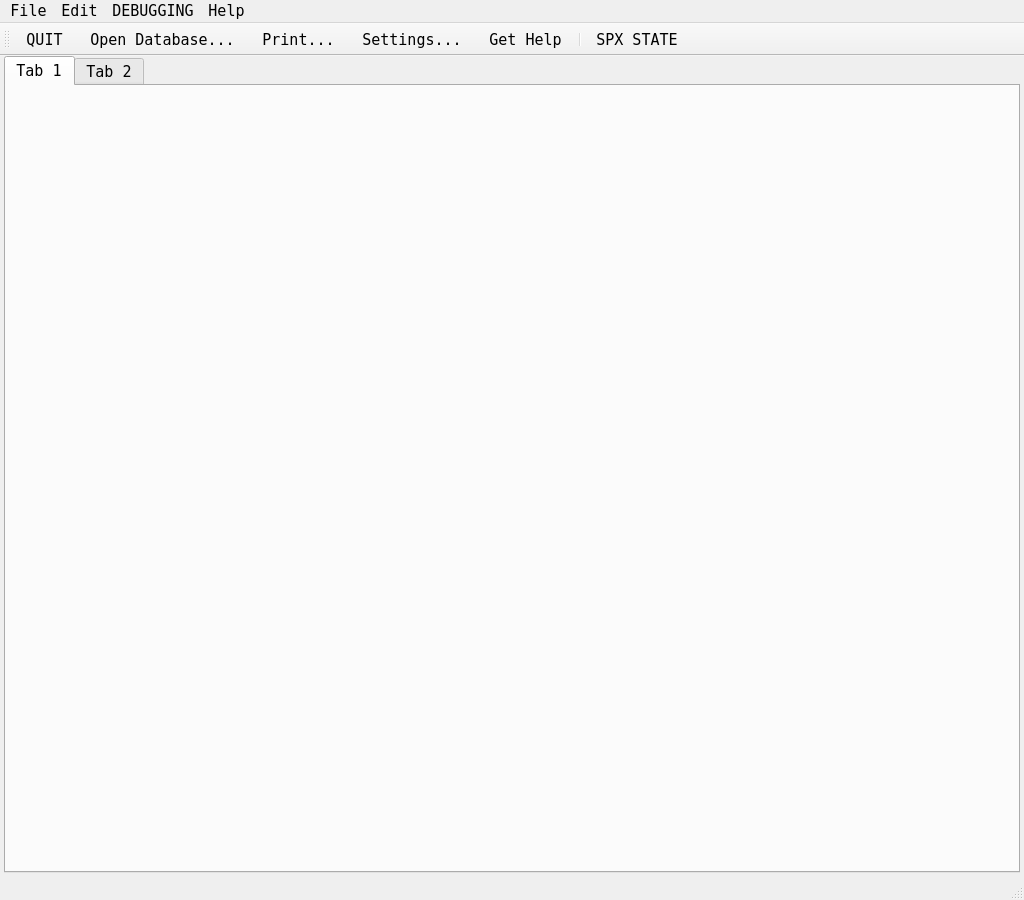
<?xml version="1.0" encoding="UTF-8"?>
<ui version="4.0">
 <class>SPX42ControlMainWin</class>
 <widget class="QMainWindow" name="SPX42ControlMainWin">
  <property name="geometry">
   <rect>
    <x>0</x>
    <y>0</y>
    <width>1024</width>
    <height>900</height>
   </rect>
  </property>
  <property name="minimumSize">
   <size>
    <width>980</width>
    <height>900</height>
   </size>
  </property>
  <property name="maximumSize">
   <size>
    <width>2048</width>
    <height>1900</height>
   </size>
  </property>
  <property name="baseSize">
   <size>
    <width>1024</width>
    <height>768</height>
   </size>
  </property>
  <property name="font">
   <font>
    <family>DejaVu Sans Mono</family>
    <pointsize>11</pointsize>
    <stylestrategy>PreferAntialias</stylestrategy>
   </font>
  </property>
  <property name="windowTitle">
   <string>SPX42 control program</string>
  </property>
  <property name="locale">
   <locale language="English" country="UnitedStates"/>
  </property>
  <widget class="QWidget" name="centralWidget">
   <layout class="QVBoxLayout" name="verticalLayout">
    <property name="spacing">
     <number>4</number>
    </property>
    <property name="leftMargin">
     <number>4</number>
    </property>
    <property name="topMargin">
     <number>0</number>
    </property>
    <property name="rightMargin">
     <number>4</number>
    </property>
    <property name="bottomMargin">
     <number>4</number>
    </property>
    <item>
     <widget class="QTabWidget" name="areaTabWidget">
      <property name="statusTip">
       <string/>
      </property>
      <property name="tabPosition">
       <enum>QTabWidget::North</enum>
      </property>
      <property name="currentIndex">
       <number>0</number>
      </property>
      <widget class="QWidget" name="tab">
       <attribute name="title">
        <string>Tab 1</string>
       </attribute>
      </widget>
      <widget class="QWidget" name="tab_2">
       <attribute name="title">
        <string>Tab 2</string>
       </attribute>
      </widget>
     </widget>
    </item>
   </layout>
  </widget>
  <widget class="QMenuBar" name="mainMenuBar">
   <property name="geometry">
    <rect>
     <x>0</x>
     <y>0</y>
     <width>1024</width>
     <height>20</height>
    </rect>
   </property>
   <widget class="QMenu" name="menuFile">
    <property name="title">
     <string>File</string>
    </property>
    <addaction name="actionActionPrint"/>
    <addaction name="separator"/>
    <addaction name="actionQUIT"/>
   </widget>
   <widget class="QMenu" name="menuHelp">
    <property name="title">
     <string>Help</string>
    </property>
    <addaction name="actionAbout"/>
    <addaction name="actionGetHelp"/>
   </widget>
   <widget class="QMenu" name="menuEdit">
    <property name="title">
     <string>Edit</string>
    </property>
    <addaction name="actionSettings"/>
   </widget>
   <widget class="QMenu" name="menuDEBUGGING">
    <property name="title">
     <string>DEBUGGING</string>
    </property>
    <widget class="QMenu" name="menuLizences">
     <property name="title">
      <string>Lizences</string>
     </property>
     <addaction name="actionNitrox"/>
     <addaction name="actionNormoxic_TMX"/>
     <addaction name="actionFull_TMX"/>
     <addaction name="actionMilitary"/>
     <addaction name="separator"/>
     <addaction name="actionINDIVIDUAL_LIC"/>
    </widget>
    <addaction name="menuLizences"/>
   </widget>
   <addaction name="menuFile"/>
   <addaction name="menuEdit"/>
   <addaction name="menuDEBUGGING"/>
   <addaction name="menuHelp"/>
  </widget>
  <widget class="QToolBar" name="mainToolBar">
   <property name="statusTip">
    <string>print current content...</string>
   </property>
   <attribute name="toolBarArea">
    <enum>TopToolBarArea</enum>
   </attribute>
   <attribute name="toolBarBreak">
    <bool>false</bool>
   </attribute>
   <addaction name="actionQUIT"/>
   <addaction name="actionOpenDB"/>
   <addaction name="actionActionPrint"/>
   <addaction name="actionSettings"/>
   <addaction name="actionGetHelp"/>
   <addaction name="separator"/>
   <addaction name="actionSPX_STATE"/>
  </widget>
  <widget class="QStatusBar" name="mainStatusBar"/>
  <action name="actionQUIT">
   <property name="icon">
    <iconset resource="../res/SPX42ControlRes.qrc">
     <normaloff>:/icons/ic_power_settings_new.png</normaloff>
     <activeoff>:/icons/ic_power_settings_new_blue.png</activeoff>:/icons/ic_power_settings_new.png</iconset>
   </property>
   <property name="text">
    <string>QUIT</string>
   </property>
   <property name="toolTip">
    <string>QUIT application</string>
   </property>
   <property name="statusTip">
    <string>quit this application...</string>
   </property>
   <property name="iconVisibleInMenu">
    <bool>true</bool>
   </property>
  </action>
  <action name="actionAbout">
   <property name="text">
    <string>About...</string>
   </property>
   <property name="statusTip">
    <string>about this application...</string>
   </property>
   <property name="menuRole">
    <enum>QAction::AboutRole</enum>
   </property>
  </action>
  <action name="actionOpenDB">
   <property name="icon">
    <iconset resource="../res/SPX42ControlRes.qrc">
     <normaloff>:/icons/ic_folder_open.png</normaloff>
     <activeoff>:/icons/ic_folder_open_blue.png</activeoff>:/icons/ic_folder_open.png</iconset>
   </property>
   <property name="text">
    <string>Open Database...</string>
   </property>
   <property name="iconText">
    <string>Open Database...</string>
   </property>
   <property name="toolTip">
    <string>Open SPX42 database...</string>
   </property>
   <property name="statusTip">
    <string>open an database with SPX42 logs...</string>
   </property>
  </action>
  <action name="actionActionPrint">
   <property name="icon">
    <iconset resource="../res/SPX42ControlRes.qrc">
     <normaloff>:/icons/ic_print.png</normaloff>
     <activeoff>:/icons/ic_folder_open_blue.png</activeoff>:/icons/ic_print.png</iconset>
   </property>
   <property name="text">
    <string>Print...</string>
   </property>
   <property name="iconText">
    <string>Print...</string>
   </property>
   <property name="toolTip">
    <string>print current content</string>
   </property>
   <property name="statusTip">
    <string>print current content...</string>
   </property>
  </action>
  <action name="actionSettings">
   <property name="icon">
    <iconset resource="../res/SPX42ControlRes.qrc">
     <normaloff>:/icons/ic_settings.png</normaloff>
     <activeoff>:/icons/ic_settings_blue.png</activeoff>:/icons/ic_settings.png</iconset>
   </property>
   <property name="text">
    <string>Settings...</string>
   </property>
   <property name="iconText">
    <string>Settings...</string>
   </property>
   <property name="toolTip">
    <string>Application settings</string>
   </property>
   <property name="statusTip">
    <string>set application settings...</string>
   </property>
  </action>
  <action name="actionNitrox">
   <property name="checkable">
    <bool>true</bool>
   </property>
   <property name="checked">
    <bool>false</bool>
   </property>
   <property name="text">
    <string>Nitrox</string>
   </property>
  </action>
  <action name="actionNormoxic_TMX">
   <property name="checkable">
    <bool>true</bool>
   </property>
   <property name="text">
    <string>Normoxic TMX</string>
   </property>
  </action>
  <action name="actionFull_TMX">
   <property name="checkable">
    <bool>true</bool>
   </property>
   <property name="text">
    <string>Full TMX</string>
   </property>
  </action>
  <action name="actionMilitary">
   <property name="checkable">
    <bool>true</bool>
   </property>
   <property name="text">
    <string>Military</string>
   </property>
  </action>
  <action name="actionINDIVIDUAL_LIC">
   <property name="checkable">
    <bool>true</bool>
   </property>
   <property name="text">
    <string>INDIVIDUAL-LIC</string>
   </property>
  </action>
  <action name="actionSPX_STATE">
   <property name="checkable">
    <bool>false</bool>
   </property>
   <property name="checked">
    <bool>false</bool>
   </property>
   <property name="icon">
    <iconset>
     <normaloff>:/icons/ic_spx_offline.png</normaloff>
     <normalon>:/icons/ic_spx_online.png</normalon>
     <disabledoff>:/icons/ic_spx_error.png</disabledoff>
     <activeon>:/icons/ic_spx_buffering.png</activeon>:/icons/ic_spx_offline.png</iconset>
   </property>
   <property name="text">
    <string>SPX STATE</string>
   </property>
   <property name="statusTip">
    <string>state of the connected spx42</string>
   </property>
   <property name="menuRole">
    <enum>QAction::NoRole</enum>
   </property>
  </action>
  <action name="actionGetHelp">
   <property name="icon">
    <iconset resource="../res/SPX42ControlRes.qrc">
     <normaloff>:/icons/ic_help_outline.png</normaloff>
     <activeoff>:/icons/ic_help_outline_blue.png</activeoff>:/icons/ic_help_outline.png</iconset>
   </property>
   <property name="text">
    <string>Get Help...</string>
   </property>
   <property name="statusTip">
    <string>help für using this program...</string>
   </property>
  </action>
 </widget>
 <layoutdefault spacing="6" margin="11"/>
 <resources>
  <include location="../res/SPX42ControlRes.qrc"/>
 </resources>
 <connections/>
</ui>
